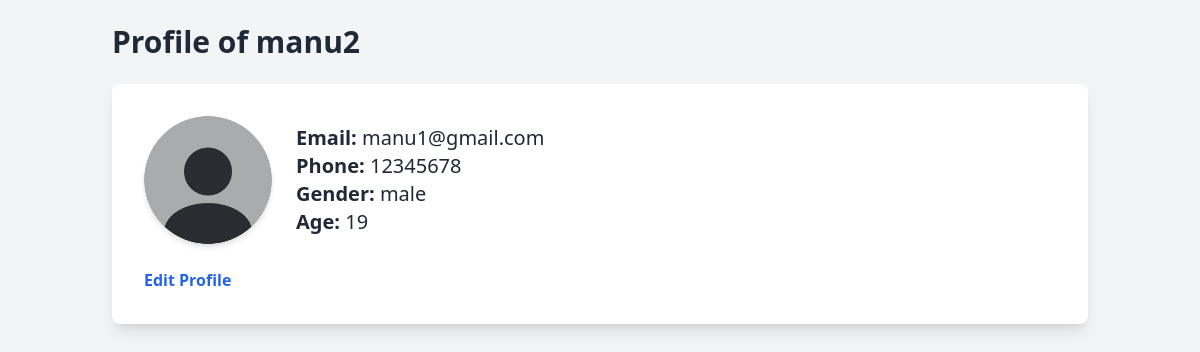
The app's page /profile/ (signed in) with its own data.
### app/models.py (models this page shows)
class Register(models.Model):
    name=models.CharField(max_length=50,null=True,blank=True)
    email=models.EmailField(unique=True,null=True,blank=True)
    phone=models.IntegerField(null=True,blank=True)
    gender_choices=(
        ('MALE','male'),
        ('FEMALE','female'),
        ('OTHERS','others'),
    )
    gender=models.CharField(choices=gender_choices,max_length=10)
    age=models.IntegerField(null=True,blank=True)
    password=models.CharField(max_length=8,null=True,blank=True)
    image=models.ImageField(upload_to='user/',null=True,blank=True)

### app/views.py (the view)
# urls.py: path('profile/',views.profile,name='profile'),
def  profile(request):
    email=request.session.get('email')
    if email:
         user=Register.objects.get(email=email)
         return render(request,'profile.html',{'user':user})
    else:
        return redirect('login')

### app/templates/profile.html (shortened to what this page needs)
<!DOCTYPE html>
<html lang="en">
<head>
    <script src="https://cdn.tailwindcss.com"></script>
</head>
<body class="bg-gray-100">
    <div class="container mx-auto p-6">
        <h1 class="text-3xl font-bold mb-6 text-gray-800">Profile of {{ user.name }}</h1>
        <div class="bg-white p-8 rounded-lg shadow-lg">
            <div class="flex items-center mb-6">
                {% if user.image %}
                    <img src="{{ user.image.url }}" alt="{{ user.name }}" class="w-32 h-32 rounded-full mr-6 shadow-md">
                {% else %}
                    <div class="w-32 h-32 rounded-full bg-gray-300 mr-6"></div>
                {% endif %}
                <div>
                    <p class="text-xl text-gray-800"><strong>Email:</strong> {{ user.email }}</p>
                    <p class="text-xl text-gray-800"><strong>Phone:</strong> {{ user.phone }}</p>
                    <p class="text-xl text-gray-800"><strong>Gender:</strong> {{ user.get_gender_display }}</p>
                    <p class="text-xl text-gray-800"><strong>Age:</strong> {{ user.age }}</p>
                </div>
            </div>
            <div>
                <button onclick="toggleEditForm()" class="text-blue-600 hover:text-blue-800 font-semibold">
                    Edit Profile
                </button>
            </div>
        </div>
    </div>
</body>
</html>

### records on screen
Register: name "manu2", image (picture), email "manu1@gmail.com", phone "12345678", gender "male", age "19"
